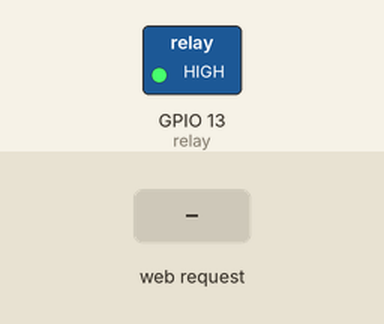
The sketch below on a simulated ESP8266 (NodeMCU). Parts: switched loads named in the sketch (green lamp = pin HIGH). Inputs (shaded band) come from the test bench. WiFi joins after 1.5 s; servers stay silent unless stated; what the sketch prints to the serial monitor is not drawn.

Above: at 2.7 s.
2.8 s: HTTP request GET /water?wateringTime=1 received
At 3.3 s:
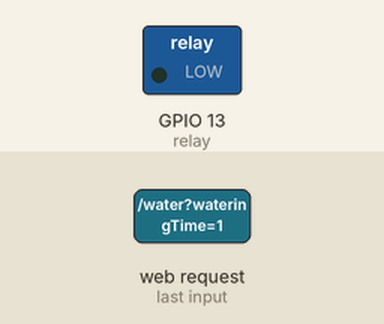
Timing chart, 0 to 5.8 s (numbered marks = the images above; inputs shaded):
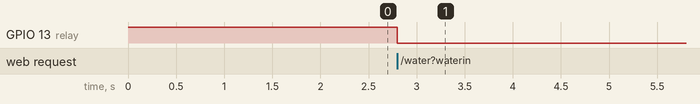

Measured:
- after the input at 2.8 s, GPIO 13 (relay): HIGH → LOW at once

The sketch:

watering.ino
```cpp
// (licence header left out)
#include <ESP8266WiFi.h>
#include <ESP8266WebServer.h>

ESP8266WebServer server;
uint8_t relay = 13;

char* ssid = "xxxxxxxx";
char* password = "xxxxxxxx";

// Time definitions
const long oneSecond    = 1000;  //A second is a thousand milliseconds
const long oneMinute    = oneSecond * 60;
const long fiveMinutes  = oneMinute * 5;
const long tenMinutes   = oneMinute * 10;
const long oneHour      = oneMinute * 60;
const long oneDay       = oneHour * 24;

void setup()
{
  pinMode(relay, OUTPUT);
  digitalWrite(relay, HIGH);


  IPAddress ip(192, 168, 1, 111); // Desired IP Address
  IPAddress gateway(192, 168, 1, 1); // Gateway
  IPAddress subnet(255, 255, 255, 0); // Subnet Mask

  WiFi.config(ip, gateway, subnet);

  WiFi.begin(ssid, password);

  Serial.begin(115200);
  while(WiFi.status()!=WL_CONNECTED)
  {
    Serial.print(".");
    delay(500);
  }
  Serial.println("");
  Serial.print("IP Address: ");
  Serial.print(WiFi.localIP());

  server.on("/",[](){server.send(200, "text/plain", "Watering Service Online!");});
  server.on("/water", sendWater);

  server.begin();
}

void loop()
{
  server.handleClient();
}

void sendWater()
{
  // Usage example: http://192.168.1.111/water?wateringTime=1
  // Receives the number of minutes of watering.

  long totalTime = server.arg("wateringTime").toInt() * oneMinute;

  digitalWrite(relay, LOW);
  String message = "Watering for " + server.arg("wateringTime") + " minutes.";
  server.send(200, "text/plain", message);
  delay(totalTime);
  digitalWrite(relay, HIGH);
}
```
